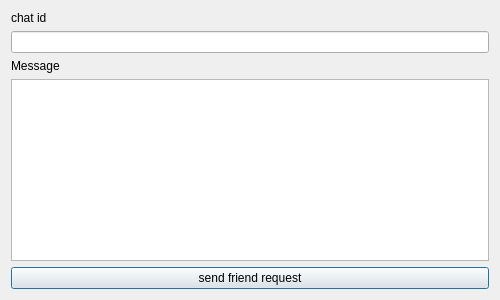
<?xml version="1.0" encoding="UTF-8"?>
<ui version="4.0">
 <class>AddFriendDialog</class>
 <widget class="QDialog" name="AddFriendDialog">
  <property name="geometry">
   <rect>
    <x>0</x>
    <y>0</y>
    <width>500</width>
    <height>300</height>
   </rect>
  </property>
  <property name="minimumSize">
   <size>
    <width>500</width>
    <height>300</height>
   </size>
  </property>
  <property name="maximumSize">
   <size>
    <width>500</width>
    <height>300</height>
   </size>
  </property>
  <property name="windowTitle">
   <string>add friend</string>
  </property>
  <layout class="QVBoxLayout" name="verticalLayout">
   <item>
    <widget class="QLabel" name="lab_id">
     <property name="text">
      <string>chat id</string>
     </property>
    </widget>
   </item>
   <item>
    <widget class="QLineEdit" name="line_id"/>
   </item>
   <item>
    <widget class="QLabel" name="lab_message">
     <property name="text">
      <string>Message</string>
     </property>
    </widget>
   </item>
   <item>
    <widget class="QTextEdit" name="edit_message"/>
   </item>
   <item>
    <widget class="QPushButton" name="btn_send">
     <property name="text">
      <string>send friend request</string>
     </property>
    </widget>
   </item>
  </layout>
 </widget>
 <resources/>
 <connections/>
</ui>
